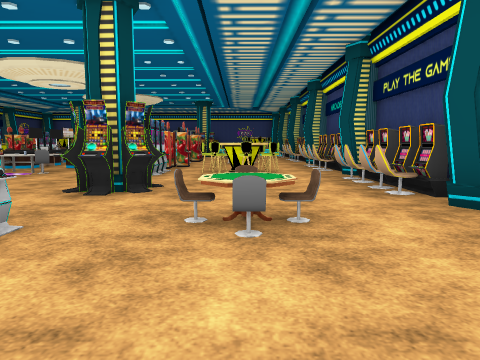
view 1 (above)

23 first-person views from a walk through a scene from a Unity 3-D project. The camera is 1.3 m above the floor, tilts 6° down and sees 70° across. The floor is counted in squares, 2 m on a side. Each view is taken from the middle of a square. On the plan, view 1 faces up. The plan holds only what a view shows up to about 10 squares ahead; the rest is blank. The place goes on beyond the plan. The player character is not drawn. Door leaves are left out, so doorways stand open. Some surface patterns are stand-ins.

view 2
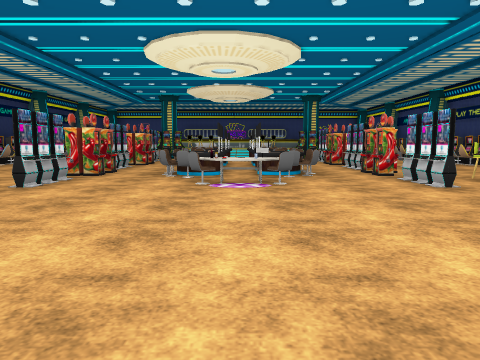

view 3
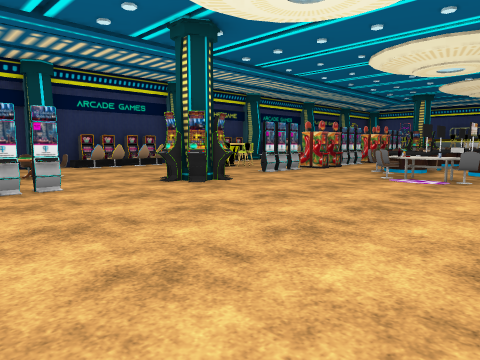

view 4
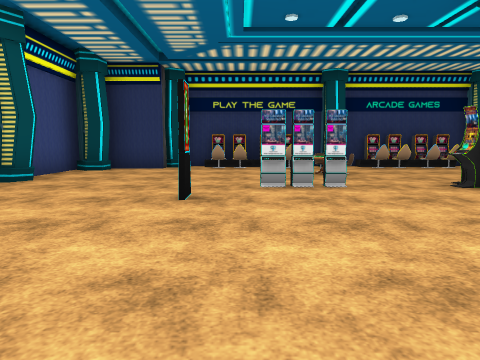

view 5
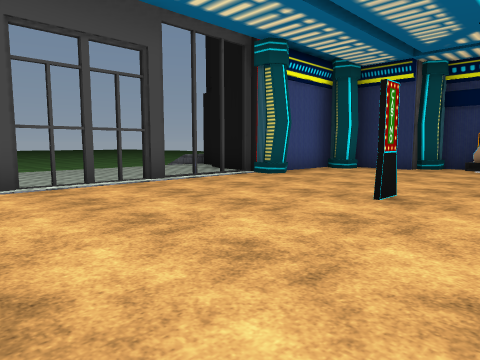

view 6
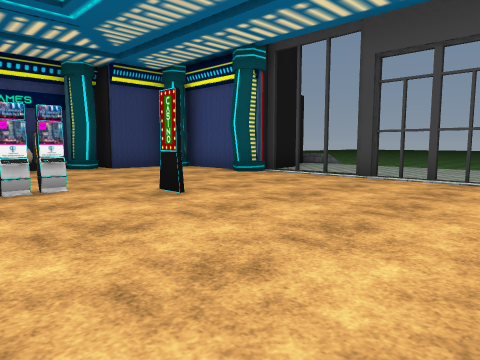

view 7
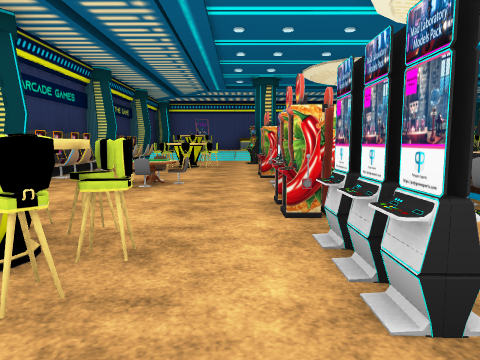

view 8
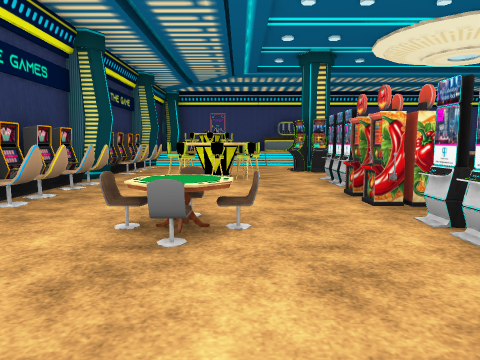

view 9
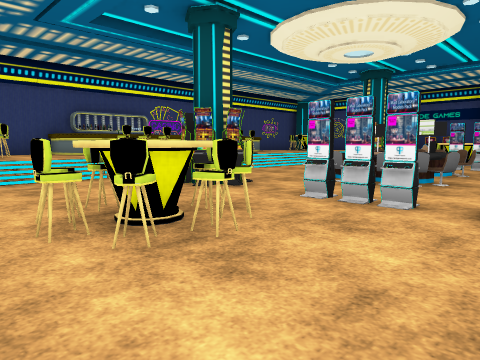

view 10
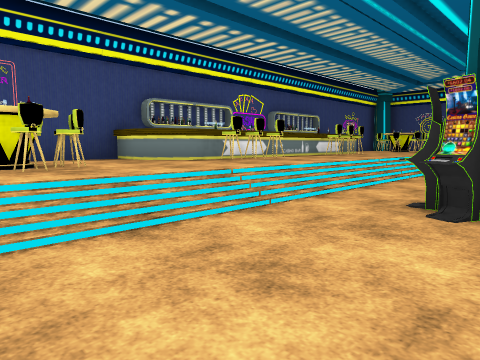

view 11
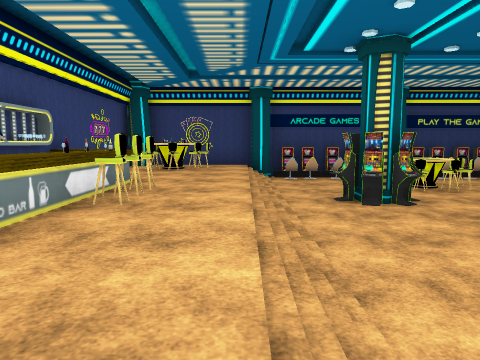

view 12
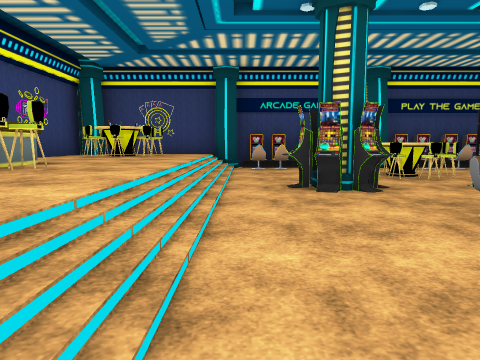

view 13
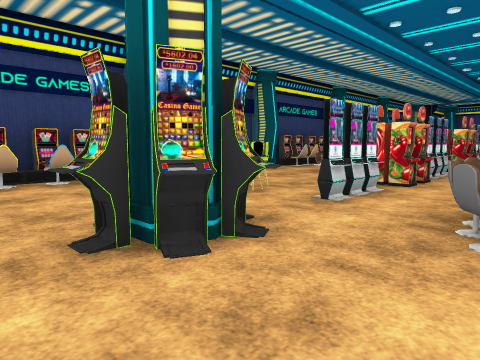

view 14
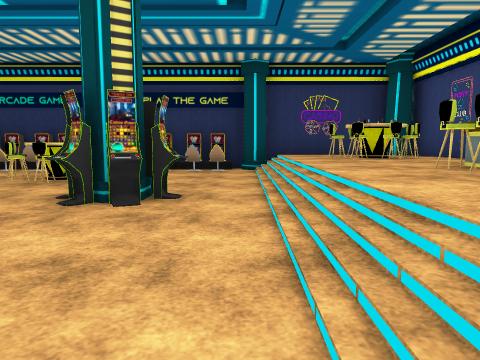

view 15
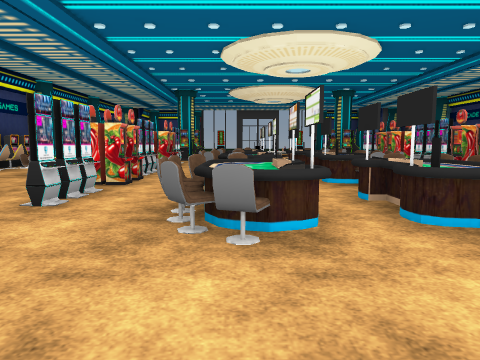

view 16
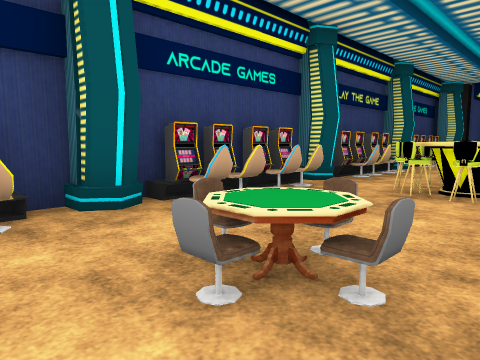

view 17
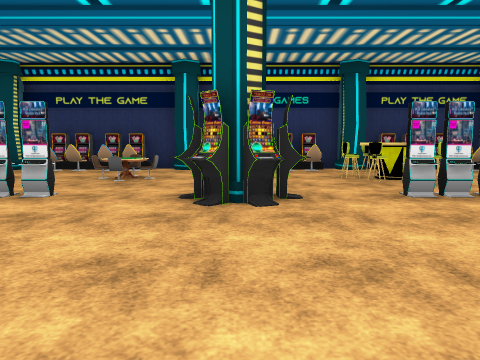

view 18
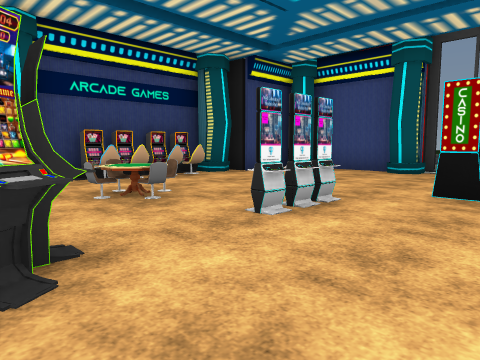

view 19
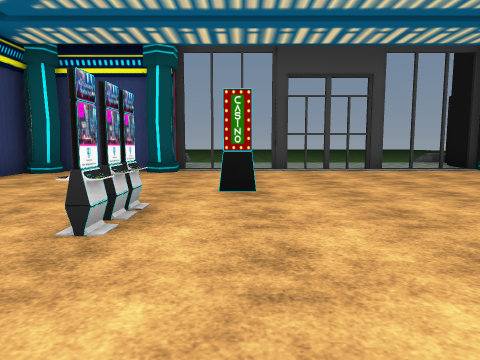

view 20
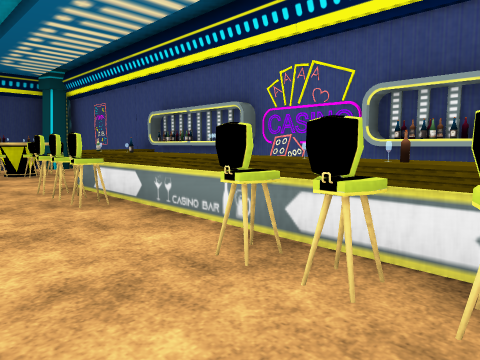

view 21
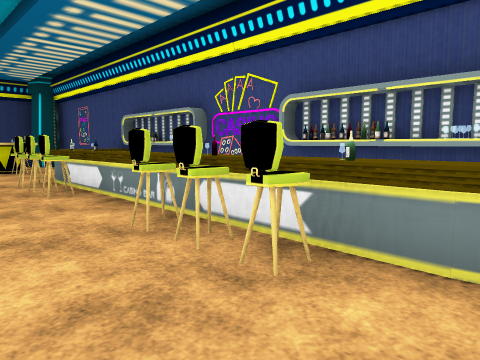

view 22
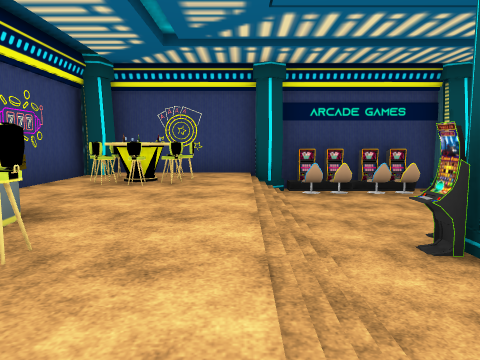

view 23
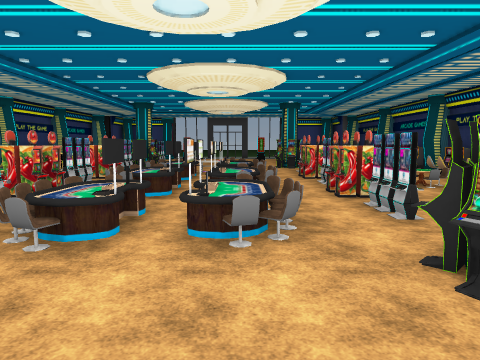

### Floor plan
Key: @ floor where view 1 was taken; # wall or solid block; x gap in a wall; . main floor; : floor 0.5 m higher than the main floor; + floor 0.75 m higher than the main floor; / step, stairs or slope; = window, fence, low wall or low ledge; ^ raised ledge; O other object.
Columns run from 14 left of view 1 to 3 right of it. Each row starts with its distance up from view 1.
 24   ###        ###
 23  O+++^OO##OO^+++O#
 22 #+O ++^^^^O^^++OO#
 21 #++ ++OO++OO+++O+#
 20 #+///////////////#
 19  O........./////O#
 18  O...OO.....O...O#
 17  O....O...O.OO..O#
 16  O.OO...O.O...OO.#
 15 #..OO.#.O.O.#.O.O#
 14  O....x.O.O.....O#
 13  O....O.O.O.O...O#
 12  O.OO.x.O.O.x.O..#
 11  O..O.#.O.O.#.O.O#
 10  #....O.O.O.O...OO
  9  O....O.O.O.O...O#
  8  O.OO.x..O..x.OO.#
  7  #.O..........O.O#
  6  O..............O#
  5  O...OO.....OO..O#
  4  O..............O#
  3 #..OO.........O..#
  2  O/...#.....#...O#
  1  O/.............O#
  0 #:.....#...#..@.O#
 -1  O..............##
 -2  #..............#
 -3   O..O.......O.O#
 -4    ###====#==##
 -5      #.......#

Where each view was taken, in squares from view 1:
view 1: 0 up, 0 right, facing up
view 2: 2 up, 5 left, facing up
view 3: 1 up, 3 left, facing up-left
view 4: 1 up, 3 left, facing left
view 5: 2 up, 3 left, facing down-left
view 6: 3 up, 7 left, facing down-right
view 7: 6 up, 9 left, facing up
view 8: 9 up, 10 left, facing up
view 9: 13 up, 12 left, facing up-right
view 10: 17 up, 12 left, facing up-right
view 11: 20 up, 8 left, facing right
view 12: 19 up, 7 left, facing right
view 13: 19 up, 4 left, facing down-right
view 14: 19 up, 4 left, facing left
view 15: 19 up, 4 left, facing down
view 16: 13 up, 1 left, facing down-right
view 17: 5 up, 4 left, facing left
view 18: 5 up, 4 left, facing down-right
view 19: 5 up, 3 left, facing down
view 20: 20 up, 3 left, facing up-left
view 21: 20 up, 2 left, facing up-left
view 22: 20 up, 5 left, facing right
view 23: 20 up, 6 left, facing down
